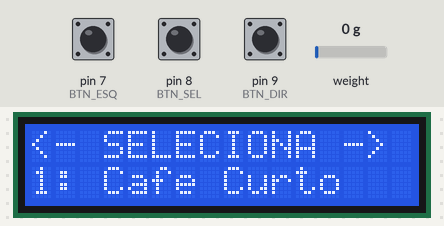
The sketch below on a simulated Arduino Uno, built with avr-gcc and run on an emulated ATmega328P. On the bench: 16×2 character LCD. Wiring (from diagram.json): DS1307 clock at I2C address 0x68. Inputs (shaded band) come from the test bench; at power-on: pin 8 (BTN_SEL) HIGH, pin 7 (BTN_ESQ) HIGH, pin 9 (BTN_DIR) HIGH, weight on the scale 0 g. The local clock reads 2024-03-15 10:24:30 at power-on unless the sketch sets it; what the sketch prints to the serial monitor is not drawn.

Above: at 3.3 s.
3.4 s: pin 8 (BTN_SEL) pulled LOW for 0.15 s
At 3.8 s:
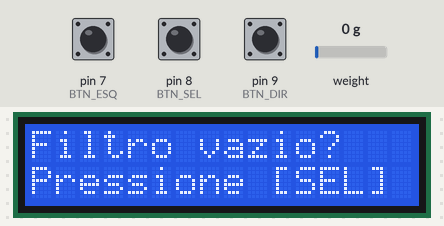
5.0 s: pin 8 (BTN_SEL) pulled LOW for 1 s
At 5.8 s:
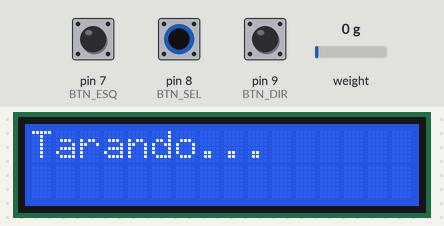
At 7.3 s:
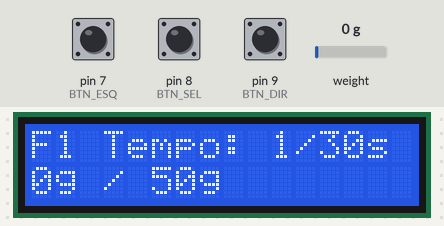
Timing chart, 0 to 8.8 s (numbered marks = the images above; inputs shaded):
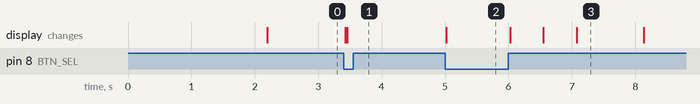

Measured:
- after the input at 3.4 s, the display: first changes at once (image 1 shows a later state)
- after the input at 5.0 s, the display: changes at once (image 2)

The sketch:

sketch.ino
```cpp
#include <Wire.h>
#include <LiquidCrystal_I2C.h>
#include <HX711.h>

// =====================================================
// PINOS
// =====================================================

// HX711
#define HX711_DOUT 3
#define HX711_SCK  2

// Botões
#define BTN_ESQ 7
#define BTN_SEL 8
#define BTN_DIR 9

// I2C
#define LCD_ADDR 0x27
#define RTC_ADDR 0x68

// =====================================================
// OBJETOS
// =====================================================

LiquidCrystal_I2C lcd(LCD_ADDR, 16, 2);
HX711 balanca;

// =====================================================
// CONFIGURAÇÃO DA BALANÇA
// =====================================================

// Fator atual da sua balança
float fator_calibracao = 420.5;

// =====================================================
// RECEITAS
// =====================================================

struct Receita {
  byte pesoF1;   // gramas
  byte tempoF1;  // segundos

  byte pesoF2;   // gramas
  byte tempoF2;  // segundos
};

Receita receitas[3];

// Receita selecionada
byte receitaAtual = 0;

// =====================================================
// ESTADOS DO SISTEMA
// =====================================================
//
// 0 = Seleção da receita
// 1 = Preparação / Tara
// 2 = Extração Fase 1
// 3 = Extração Fase 2
// 4 = Conclusão
//
// =====================================================

byte estado = 0;

unsigned long tempoInicioFase = 0;

// =====================================================
// NVRAM DO DS1307
// =====================================================
//
// DS1307 possui RAM de usuário:
//
// 0x08 até 0x3F
//
// Vamos utilizar:
// 0x08 ~ 0x13 = receitas
// 0x14 = marcador de dados válidos
//
// =====================================================

#define NVRAM_BASE 0x08
#define MARCADOR 0x55

// =====================================================
// GRAVAR NA NVRAM
// =====================================================

void gravaNVRAM(byte posicao, byte dado) {

  Wire.beginTransmission(RTC_ADDR);

  Wire.write(NVRAM_BASE + posicao);
  Wire.write(dado);

  Wire.endTransmission();

  delay(5);
}

// =====================================================
// LER DA NVRAM
// =====================================================

byte leNVRAM(byte posicao) {

  Wire.beginTransmission(RTC_ADDR);

  Wire.write(NVRAM_BASE + posicao);

  Wire.endTransmission();

  Wire.requestFrom(RTC_ADDR, 1);

  if (Wire.available()) {
    return Wire.read();
  }

  return 0;
}

// =====================================================
// RECEITAS PADRÃO
// =====================================================

void carregarReceitasPadrao() {

  // ---------------------------------------------------
  // CAFÉ CURTO
  // ---------------------------------------------------

  receitas[0].pesoF1 = 50;
  receitas[0].tempoF1 = 30;

  receitas[0].pesoF2 = 150;
  receitas[0].tempoF2 = 90;

  // ---------------------------------------------------
  // CAFÉ MÉDIO
  // ---------------------------------------------------

  receitas[1].pesoF1 = 60;
  receitas[1].tempoF1 = 30;

  receitas[1].pesoF2 = 200;
  receitas[1].tempoF2 = 120;

  // ---------------------------------------------------
  // CAFÉ LONGO
  // ---------------------------------------------------

  receitas[2].pesoF1 = 70;
  receitas[2].tempoF1 = 40;

  receitas[2].pesoF2 = 250;
  receitas[2].tempoF2 = 150;
}

// =====================================================
// SALVAR RECEITAS
// =====================================================

void salvarReceitas() {

  for (byte i = 0; i < 3; i++) {

    gravaNVRAM(i * 4 + 0, receitas[i].pesoF1);
    gravaNVRAM(i * 4 + 1, receitas[i].tempoF1);
    gravaNVRAM(i * 4 + 2, receitas[i].pesoF2);
    gravaNVRAM(i * 4 + 3, receitas[i].tempoF2);
  }

  // Marca que existem dados válidos
  gravaNVRAM(12, MARCADOR);
}

// =====================================================
// CARREGAR RECEITAS DA NVRAM
// =====================================================

void carregarReceitas() {

  byte marcador = leNVRAM(12);

  // ---------------------------------------------------
  // Se não houver dados válidos
  // ---------------------------------------------------

  if (marcador != MARCADOR) {

    carregarReceitasPadrao();
    salvarReceitas();

  }

  // ---------------------------------------------------
  // Se já houver dados salvos
  // ---------------------------------------------------

  else {

    for (byte i = 0; i < 3; i++) {

      receitas[i].pesoF1 =
        leNVRAM(i * 4 + 0);

      receitas[i].tempoF1 =
        leNVRAM(i * 4 + 1);

      receitas[i].pesoF2 =
        leNVRAM(i * 4 + 2);

      receitas[i].tempoF2 =
        leNVRAM(i * 4 + 3);
    }
  }
}

// =====================================================
// LEITURA DOS BOTÕES
// =====================================================
//
// INPUT_PULLUP:
//
// HIGH = botão solto
// LOW  = botão pressionado
//
// Não utiliza while infinito.
//
// =====================================================

bool botaoPressionado(byte pino) {

  static bool estadoAnterior[10] = {
    HIGH, HIGH, HIGH, HIGH, HIGH,
    HIGH, HIGH, HIGH, HIGH, HIGH
  };

  static unsigned long ultimoDebounce[10] = {
    0, 0, 0, 0, 0,
    0, 0, 0, 0, 0
  };

  bool estadoAtual = digitalRead(pino);

  // Detecta transição:
  //
  // HIGH -> LOW
  //
  // Ou seja, botão acabou de ser pressionado.

  if (estadoAnterior[pino] == HIGH &&
      estadoAtual == LOW) {

    if (millis() - ultimoDebounce[pino] > 150) {

      ultimoDebounce[pino] = millis();

      estadoAnterior[pino] = estadoAtual;

      return true;
    }
  }

  estadoAnterior[pino] = estadoAtual;

  return false;
}

// =====================================================
// MOSTRAR MENU
// =====================================================

void mostrarMenu() {

  lcd.setCursor(0, 0);
  lcd.print("<- SELECIONA ->");

  lcd.setCursor(0, 1);

  if (receitaAtual == 0) {

    lcd.print("1: Cafe Curto   ");
  }

  else if (receitaAtual == 1) {

    lcd.print("2: Cafe Medio   ");
  }

  else {

    lcd.print("3: Cafe Longo   ");
  }
}

// =====================================================
// SETUP
// =====================================================

void setup() {

  Serial.begin(9600);

  // ===================================================
  // I2C
  // ===================================================

  Wire.begin();

  // ===================================================
  // LCD
  // ===================================================

  lcd.init();
  lcd.backlight();

  lcd.clear();

  lcd.setCursor(0, 0);
  lcd.print("Iniciando...");

  lcd.setCursor(0, 1);
  lcd.print("Aguarde...");

  // ===================================================
  // BOTÕES
  // ===================================================

  pinMode(BTN_ESQ, INPUT_PULLUP);
  pinMode(BTN_SEL, INPUT_PULLUP);
  pinMode(BTN_DIR, INPUT_PULLUP);

  // ===================================================
  // HX711
  // ===================================================

  balanca.begin(HX711_DOUT, HX711_SCK);

  balanca.set_scale(fator_calibracao);

  // Tara inicial
  balanca.tare();

  // ===================================================
  // RECEITAS
  // ===================================================

  carregarReceitas();

  delay(1000);

  lcd.clear();
}

// =====================================================
// LOOP
// =====================================================

void loop() {

  // ===================================================
  // ESTADO 0
  // MENU DE SELEÇÃO
  // ===================================================

  if (estado == 0) {

    mostrarMenu();

    // -------------------------------------------------
    // BOTÃO ESQUERDO
    // -------------------------------------------------

    if (botaoPressionado(BTN_ESQ)) {

      if (receitaAtual > 0) {

        receitaAtual--;

        lcd.clear();
      }
    }

    // -------------------------------------------------
    // BOTÃO DIREITO
    // -------------------------------------------------

    if (botaoPressionado(BTN_DIR)) {

      if (receitaAtual < 2) {

        receitaAtual++;

        lcd.clear();
      }
    }

    // -------------------------------------------------
    // BOTÃO SELECIONAR
    // -------------------------------------------------

    if (botaoPressionado(BTN_SEL)) {

      estado = 1;

      lcd.clear();
    }
  }

  // ===================================================
  // ESTADO 1
  // PREPARAÇÃO / TARA
  // ===================================================

  else if (estado == 1) {

    lcd.setCursor(0, 0);
    lcd.print("Filtro vazio?   ");

    lcd.setCursor(0, 1);
    lcd.print("Pressione [SEL] ");

    // -------------------------------------------------
    // CONFIRMAR
    // -------------------------------------------------

    if (botaoPressionado(BTN_SEL)) {

      lcd.clear();

      lcd.setCursor(0, 0);
      lcd.print("Tarando...");

      // Faz nova tara
      balanca.tare();

      // Marca início da fase
      tempoInicioFase = millis();

      // Vai para fase 1
      estado = 2;

      lcd.clear();
    }
  }

  // ===================================================
  // ESTADOS 2 E 3
  // EXTRAÇÃO
  // ===================================================

  else if (estado == 2 || estado == 3) {

    // -------------------------------------------------
    // LEITURA DO HX711
    // -------------------------------------------------
    //
    // O HX711 está retornando a leitura em KG.
    //
    // Exemplo:
    //
    // 0.050 kg = 50 g
    // 0.150 kg = 150 g
    // 0.250 kg = 250 g
    //
    // Então convertemos KG -> G:
    //
    // pesoAtual = pesoKg * 1000
    //
    // -------------------------------------------------

    float pesoKg = balanca.get_units(5);

    float pesoAtual = pesoKg * 1000.0;

    // Evita valores negativos
    if (pesoAtual < 0) {
      pesoAtual = 0;
    }

    // -------------------------------------------------
    // TEMPO
    // -------------------------------------------------

    unsigned long tempoPassado =
      (millis() - tempoInicioFase) / 1000;

    // -------------------------------------------------
    // DADOS DA RECEITA
    // -------------------------------------------------

    byte pesoAlvo;
    byte tempoAlvo;

    if (estado == 2) {

      pesoAlvo = receitas[receitaAtual].pesoF1;
      tempoAlvo = receitas[receitaAtual].tempoF1;
    }

    else {

      pesoAlvo = receitas[receitaAtual].pesoF2;
      tempoAlvo = receitas[receitaAtual].tempoF2;
    }

    // -------------------------------------------------
    // SERIAL
    // -------------------------------------------------

    Serial.print("Peso: ");
    Serial.print(pesoAtual, 1);
    Serial.print(" g | Alvo: ");
    Serial.print(pesoAlvo);
    Serial.print(" g | Tempo: ");
    Serial.print(tempoPassado);
    Serial.print("/");
    Serial.println(tempoAlvo);

    // -------------------------------------------------
    // LCD - LINHA 1
    // -------------------------------------------------

    lcd.setCursor(0, 0);

    if (estado == 2) {
      lcd.print("F1 Tempo: ");
    }

    else {
      lcd.print("F2 Tempo: ");
    }

    lcd.print(tempoPassado);
    lcd.print("/");
    lcd.print(tempoAlvo);
    lcd.print("s ");

    // -------------------------------------------------
    // LCD - LINHA 2
    // -------------------------------------------------

    lcd.setCursor(0, 1);

    lcd.print(pesoAtual, 0);
    lcd.print("g / ");
    lcd.print(pesoAlvo);
    lcd.print("g   ");

    // -------------------------------------------------
    // FIM DA FASE
    // -------------------------------------------------

    if (tempoPassado >= tempoAlvo) {

      // ------------------------------------------------
      // FINAL DA FASE 1
      // ------------------------------------------------

      if (estado == 2) {

        estado = 3;

        tempoInicioFase = millis();

        lcd.clear();
      }

      // ------------------------------------------------
      // FINAL DA FASE 2
      // ------------------------------------------------

      else {

        estado = 4;

        lcd.clear();
      }
    }
  }

  // ===================================================
  // ESTADO 4
  // CONCLUSÃO
  // ===================================================

  else if (estado == 4) {

    lcd.setCursor(0, 0);
    lcd.print(" Cafe Pronto!   ");

    lcd.setCursor(0, 1);
    lcd.print("[SEL] para Menu ");

    // -------------------------------------------------
    // VOLTAR AO MENU
    // -------------------------------------------------

    if (botaoPressionado(BTN_SEL)) {

      estado = 0;

      receitaAtual = 0;

      lcd.clear();
    }
  }
}
```
